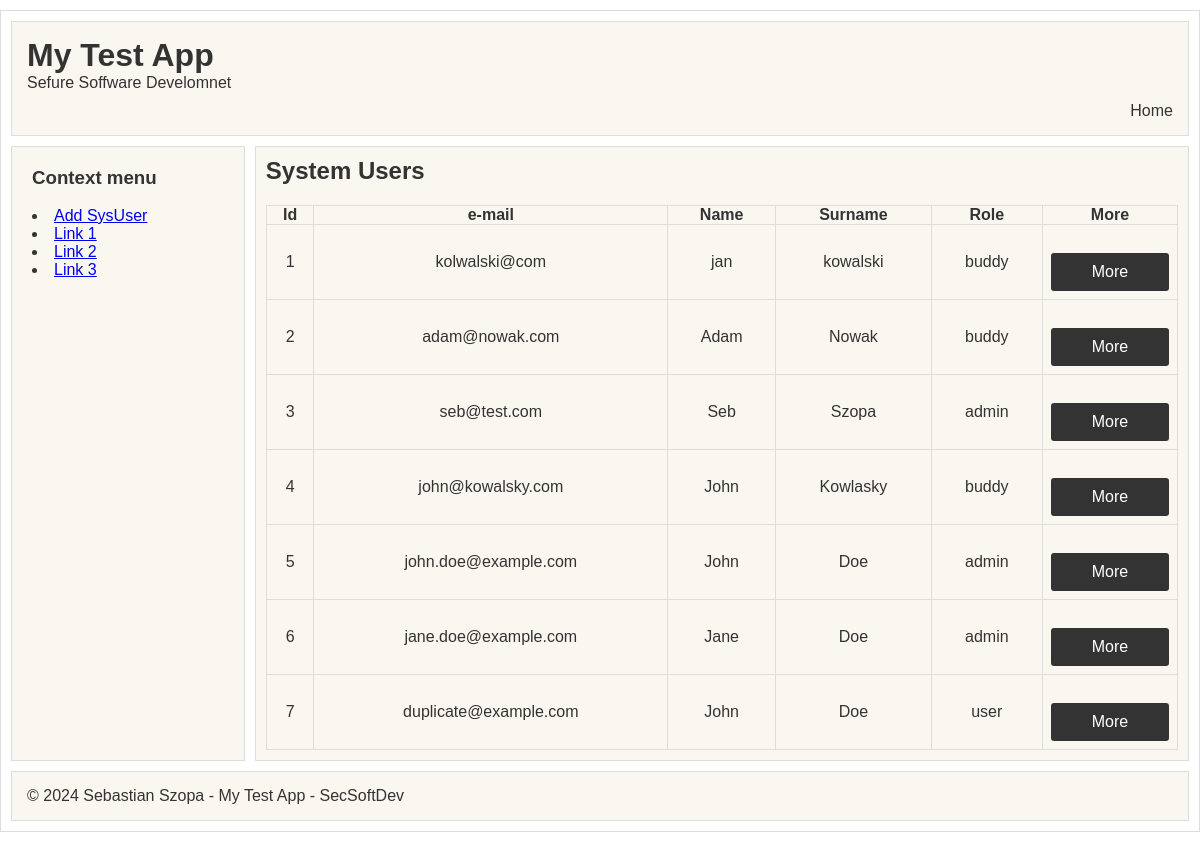
Before: /system with the older database file.
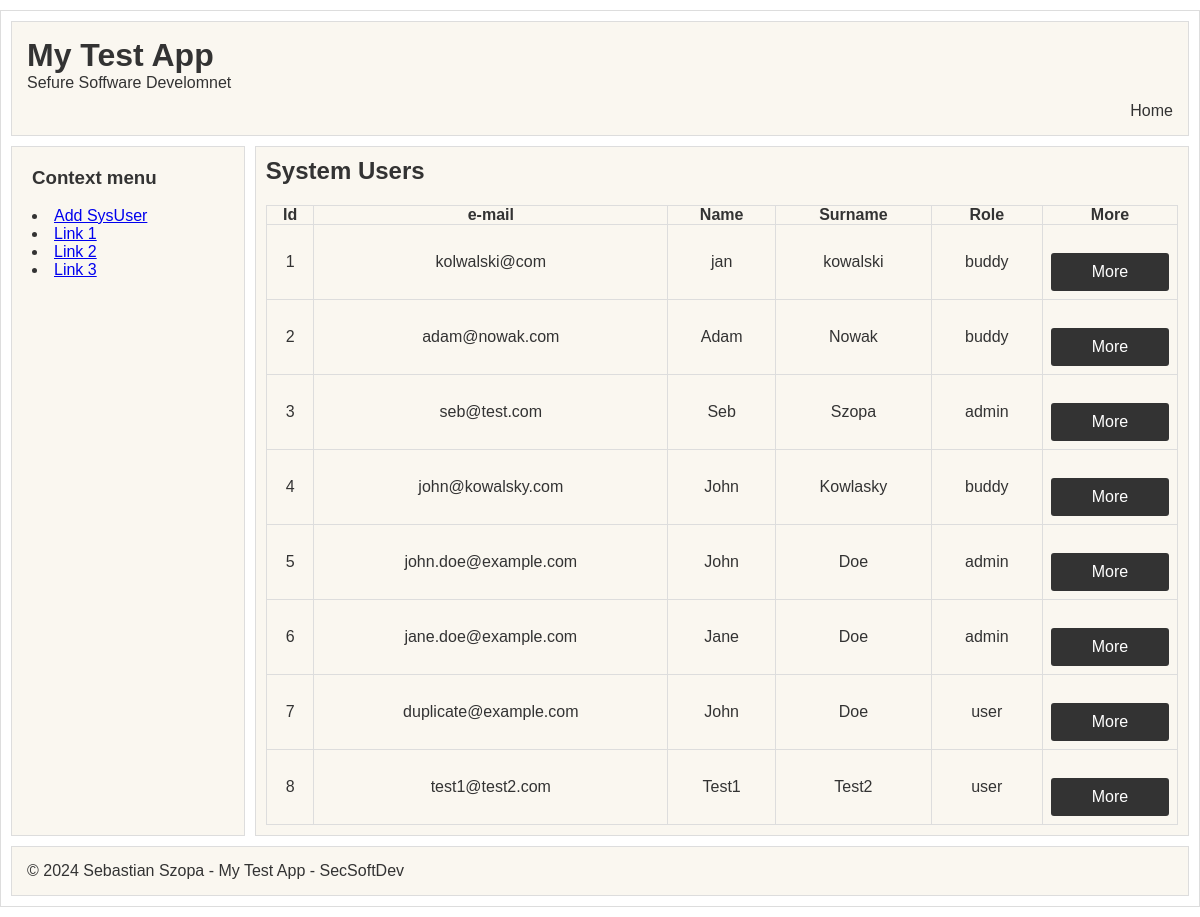
After: the same page with the newer database file.
### tables this page shows
CREATE TABLE "sys_usrs" (
	"su_id"	INTEGER,
	"email"	TEXT NOT NULL UNIQUE,
	"name"	TEXT NOT NULL,
	"surname"	TEXT,
	"role"	TEXT,
	"passwd"	TEXT,
	PRIMARY KEY("su_id" AUTOINCREMENT)
);

### app.py (the view)
@app.route('/system')
def get_sysusers():
    with sqlite3.connect(SQLITE_DB) as conn:
        conn.row_factory = sqlite3.Row  # changing from data index to name
        cursor = conn.cursor()
        cursor.execute('SELECT "su_id", "email", "name", "surname", "role" FROM "sys_usrs";')
        rows = cursor.fetchall()
        for row in rows:
            print(dict(row))  #
    return render_template('sysusers.html', rows=rows)

### templates/sysusers.html (shortened to what this page needs)
{% include 'menu.html' %}
<main>
    {% include 'context.html' %}
    <section class="content">
        <h1>System Users</h1>
        <table>
            <thead>
                <tr>
                    <th>Id</th>
                    <th>e-mail</th>
                    <th>Name</th>
                    <th>Surname</th>
                    <th>Role</th>
                    <th>More</th>
                </tr>
            </thead>
            <tbody>
                {% for row in rows %}
                    <tr>
                        <td>{{ row["su_id"] }}</td>
                        <td>{{ row["email"] }}</td>
                        <td>{{ row["name"] }}</td>
                        <td>{{ row["surname"] }}</td>
                        <td>{{ row["role"] }}</td>
                        <td>
                            <form method="post" action="/system/users/more">
                                <button type="submit">More</button>
                            </form>
                        </td>
                    </tr>
                {% endfor %}
            </tbody>
        </table>
    </section>
</main>
{% include 'foot.html' %}

### templates/menu.html (shortened to what this page needs)
<!DOCTYPE html>
<html lang="pl">
<head>
    <link rel="stylesheet" href="{{ url_for('static', filename='style.css') }}">
</head>
<body>
<div class="container">
    <header>
    <div class="title">
        <h1>My Test App</h1>
        <h2>Sefure Soffware Develomnet</h2>
    </div>
    <ul class="menu">
        <li><a href="/">Home</a></li>
    </ul>
</header>

### templates/context.html (shortened to what this page needs)
<aside class="sidebar">
    <h3>Context menu</h3>
        <br>
        <li><a href="/system/users/add">Add SysUser</a></li>
        <li><a href="#">Link 1</a></li>
        <li><a href="#">Link 2</a></li>
        <li><a href="#">Link 3</a></li>
</aside>

### templates/foot.html
<footer>
    <p>&copy; 2024 Sebastian Szopa - My Test App - SecSoftDev</p>
</footer>
</div>
</body>
</html>

### static/style.css (style rules this page uses)
* { box-sizing: border-box; margin: 0; padding: 0; }
body { font-family: Arial, sans-serif; background-color: #ffffff; color: #333; }
.container { max-width: 1200px; margin: 10px auto; padding: 10px; border: 1px solid #ddd; background-color: #fff; }
header { padding: 15px; background-color: #faf7f0; border: 1px solid #ddd; margin-bottom: 10px; display: flex; flex-direction: column; }
.title { display: flex; flex-direction: column; align-items: flex-start; margin-bottom: 10px; }
header h1, header h2 { margin: 0; text-align: left; }
header h2 { font-weight: normal; font-size: 1rem; }
.menu { align-self: flex-end; display: flex; list-style-type: none; padding: 0; gap: 15px; }
.menu a { text-decoration: none; color: #333; font-weight: normal; }
footer { padding: 15px; background-color: #faf7f0; border: 1px solid #ddd; margin-top: 10px; }
main { display: flex; width: 100%; gap: 10px; }
.sidebar { width: 20%; padding: 20px; background-color: #faf7f0; border: 1px solid #ddd; }
.content { width: 80%; padding: 10px; background-color: #faf7f0; border: 1px solid #ddd; }
table { width: 100%; border-collapse: collapse; margin-top: 20px; }
table, th, td { border: 1px solid #ddd; }
td { padding: 8px; text-align: center; }
form { display: flex; flex-direction: column; gap: 10px; margin-top: 20px; }
button { padding: 10px; font-size: 16px; color: #fff; background-color: #333; border: none; cursor: pointer; border-radius: 3px; }

Changed rows visible on the page:
added sys_usrs: su_id "8", email "test1@test2.com", name "Test1", surname "Test2", role "user"
